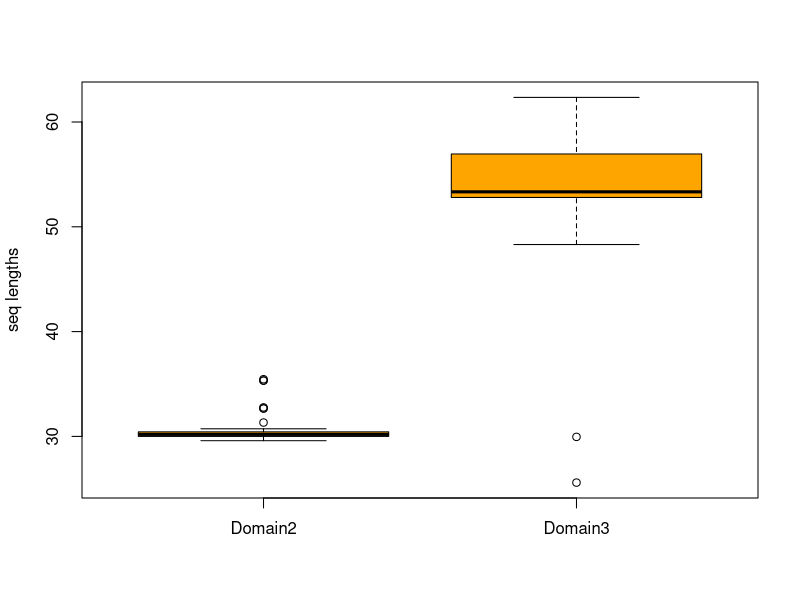

This figure's R source:
x=c(35.455935,35.326815,35.326815,29.732725,29.958965,29.958965,30.096115,30.357115,29.726415,31.321565,32.665655,32.766845,32.665655,30.470235,30.339025,30.281965,30.470235,30.339025,30.281965,30.611745,30.611745,30.611745,30.208295,30.434535,30.434535,30.571735,29.607855,29.607855,29.664915,30.027605,30.156725,30.027605,30.571735,30.700855,29.948205,29.811055,30.358615,30.372915,29.728235,29.962505,29.997275,29.633885,30.407685,29.718935,29.589815,29.589815,30.249835,30.249835,29.966545,30.249835,29.966545,29.966545,30.259865,30.259865,29.976575,30.188785,30.188785,29.976575,30.590395,30.195715,30.124635,30.590395,30.195715,30.027515,30.590395,30.195715,29.912425,30.590395,30.195715,30.027515,30.195715,30.590395,30.124635,30.195715,30.195715,30.124635,30.195715,30.124635,29.912425,30.324125,30.195715,30.519315,30.590395,30.195715,29.912425,30.195715,30.195715,29.912425,30.195715,30.195715,29.912425,30.453245,30.195715,29.912425,30.654545,30.654545,30.188785,30.259865,30.259865,30.188785,30.654545,30.259865,30.654545,30.654545,30.725625,30.047655,30.183765,30.183765,29.900475,30.183765,30.086645,29.900475,30.183765,30.086645,30.015565,30.112685,29.971555,30.015565,30.673505,30.207745,29.924455,30.207745,30.673505,29.995535,30.249835,30.573435,30.178755,30.249835,30.249835,29.966545)
y=c(54.528955,61.799965,61.799965,53.6407350000001,54.173265,53.3384050000001,53.3384050000001,53.3384050000001,53.3384050000001,52.102075,25.591125,50.799165,50.654075,50.916345,50.801255,53.0299550000001,53.1107850000001,53.1107850000001,52.7776350000001,61.799965,61.799965,61.799965,61.799965,61.662815,61.662815,53.9488350000001,53.9488350000001,57.409575,48.734045,48.449665,53.9694150000001,48.577845,48.577845,48.308475,48.421645,48.421645,48.308475,48.308475,53.1328950000001,61.628755,61.628755,53.6129650000001,61.662815,61.799965,61.662815,61.662815,62.347195,62.347195,62.347195,62.347195,53.5969650000001,59.305145,52.800765,52.800765,52.800765,52.800765,52.800765,52.800765,52.800765,52.800765,52.800765,52.800765,52.800765,52.800765,52.800765,52.800765,52.800765,29.953695,53.6129650000001,59.3231850000001,53.8221250000001,53.8221250000001,57.191415,52.6557550000001,52.6557550000001,52.6557550000001,52.6557550000001,52.6557550000001,57.059015,57.465695,57.190435,48.421645,57.522795,57.423655,57.540775,53.3386450000001,53.3386450000001,56.836755,56.841685,57.864575,57.554805,52.7717750000001,48.734045,53.2421550000001,53.2421550000001,53.2421550000001,52.975365,54.099485,48.734045,48.734045,48.734045,48.734045,48.734045,48.734045,48.734045,53.6860550000001,61.726725,61.823845,53.3908350000001,53.360805,53.3908350000001,53.3908350000001,53.3908350000001,53.3908350000001,53.3908350000001,53.3908350000001,53.3908350000001,53.3908350000001,53.3908350000001,53.3908350000001,53.3908350000001,53.3908350000001,53.3908350000001,53.3908350000001,53.9023250000001,53.7419050000001,53.7419050000001,53.7419050000001,52.932555,52.932555,52.861475,57.575815,57.333275,57.156095,48.759495,60.990065,60.983935,60.983935,60.983935,53.360805,53.202645,53.202645,53.202645,53.202645,53.202645,53.202645,53.202645,53.202645,53.202645,53.202645,53.202645,53.202645,53.202645,53.202645,53.202645)
boxplot(x,y,col="orange",axes=T,names = c("Domain2","Domain3"),ylab="seq lengths") 